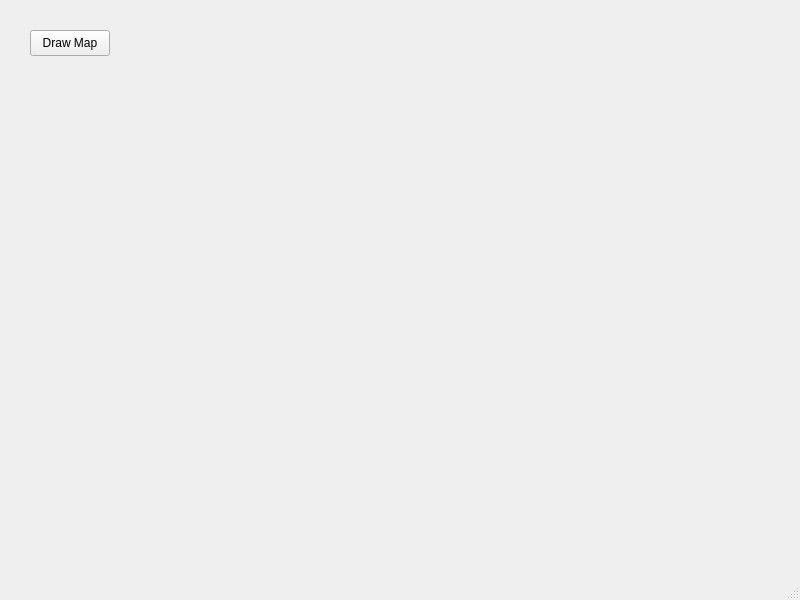
<?xml version="1.0" encoding="UTF-8"?>
<ui version="4.0">
 <class>MainWindow</class>
 <widget class="QMainWindow" name="MainWindow">
  <property name="geometry">
   <rect>
    <x>0</x>
    <y>0</y>
    <width>800</width>
    <height>600</height>
   </rect>
  </property>
  <property name="windowTitle">
   <string>MainWindow</string>
  </property>
  <widget class="QWidget" name="centralwidget">
   <widget class="QPushButton" name="btnDrawMap">
    <property name="geometry">
     <rect>
      <x>30</x>
      <y>30</y>
      <width>80</width>
      <height>26</height>
     </rect>
    </property>
    <property name="text">
     <string>Draw Map</string>
    </property>
   </widget>
  </widget>
  <widget class="QMenuBar" name="menubar">
   <property name="geometry">
    <rect>
     <x>0</x>
     <y>0</y>
     <width>800</width>
     <height>23</height>
    </rect>
   </property>
  </widget>
  <widget class="QStatusBar" name="statusbar"/>
 </widget>
 <resources/>
 <connections/>
</ui>
